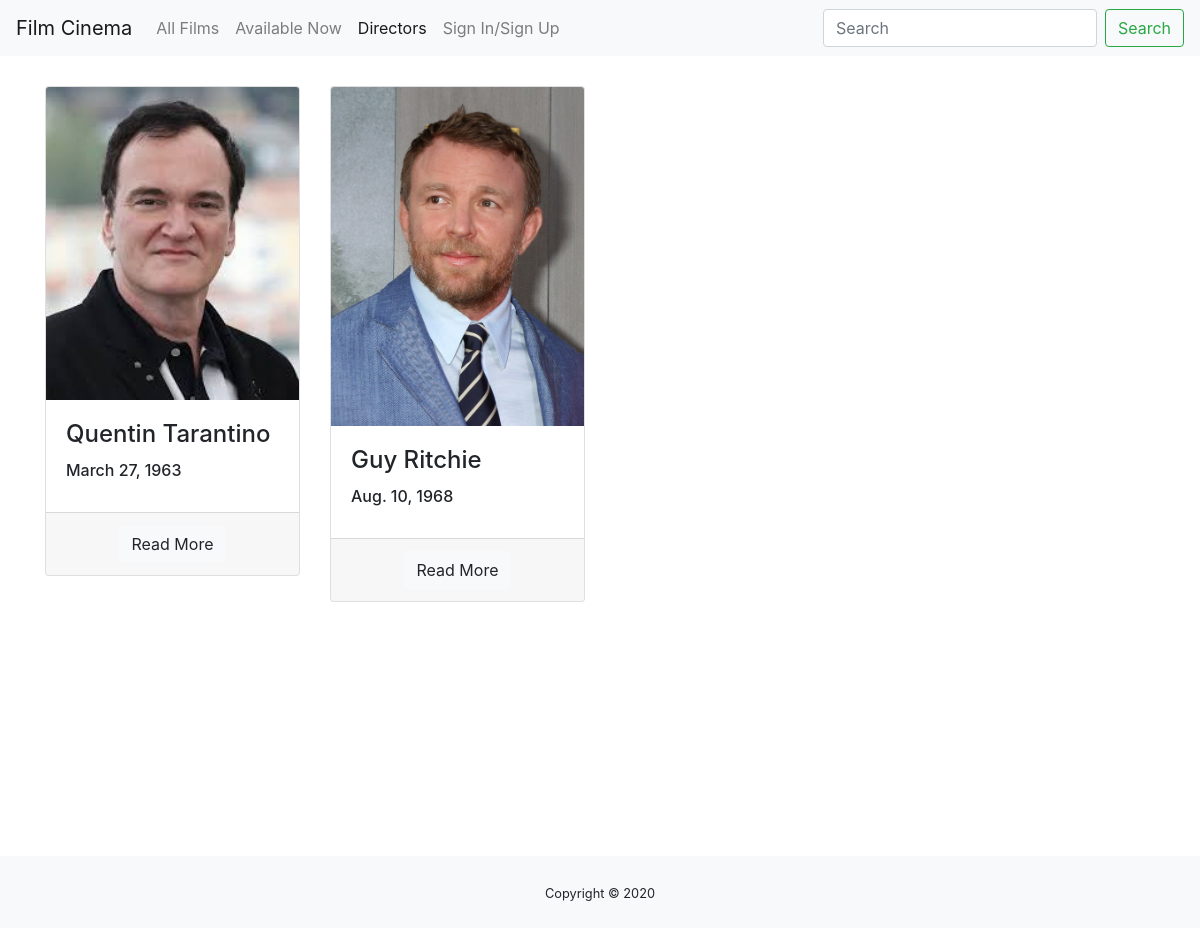
/catalog/directors/, run on the app's committed database.
### catalog/models.py (models this page shows, shortened)
class Director(models.Model):
    first_name = models.CharField(max_length=100)
    last_name = models.CharField(max_length=100)
    date_of_birth = models.DateField(null=True, blank=True)
    date_of_death = models.DateField('Died', null=True, blank=True)
    photo = models.CharField(max_length=100, default="default.png", help_text="Enter name of image of your director")
    def get_img_path(self):
        return '/static/img/directors/' + self.photo
    def get_absolute_url(self):
        return reverse('director-detail', args=[str(self.id)])

### catalog/views.py (the view)
class DirectorListView(generic.ListView):
    model = Director
    paginate_by = 4

### catalog/templates/catalog/director_list.html (shortened to what this page needs)
{% extends "base_generic.html" %}
{% block directors %}
<li class="nav-item active">
    <a class="nav-link" href="{% url 'directors' %}">Directors</a>
</li>
{% endblock %}
{% block container %}
{% if director_list %}
<div class="row">
    {% for director in director_list %}
    <div class="col-sm-3">
        <div class="card w-100">
            <img class="card-img-top" src="{{ director.get_img_path }}" alt="{{ director.first_name }} {{ director.last_name }} img">
            <div class="card-body">
                <h4 class="card-title"> {{ director.first_name }} {{ director.last_name }} </h4>
                <h6 class="card-title">
                    {{ director.date_of_birth }}
                </h6>
            </div>
            <div class="card-footer d-flex justify-content-center">
                <a href="{{ director.get_absolute_url }}" class="btn btn-light  my-2 my-sm-0">Read More</a>
            </div>
        </div>
    </div>
    {% endfor %}
</div>
{% endif %}
{% endblock %}

### catalog/static/style/style.css (style rules this page uses)
html, body { height: 100%; }
li { list-style-type:none; }
.row { margin: 0!important; }
.card { max-width: 290px; }
.card-img-top { max-width: 290px; max-height: 350px; }

### data on the page
Director: get_img_path (picture), first_name "Quentin", last_name "Tarantino", date_of_birth "March 27, 1963"
Director: get_img_path (picture), first_name "Guy", last_name "Ritchie", date_of_birth "Aug. 10, 1968"
